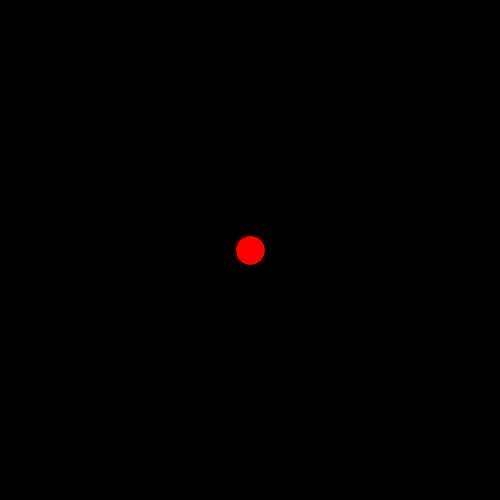
Frame 1 (no input)
Frame 60 (the mouse pressed at the canvas centre just before this capture): identical to frame 1, image omitted
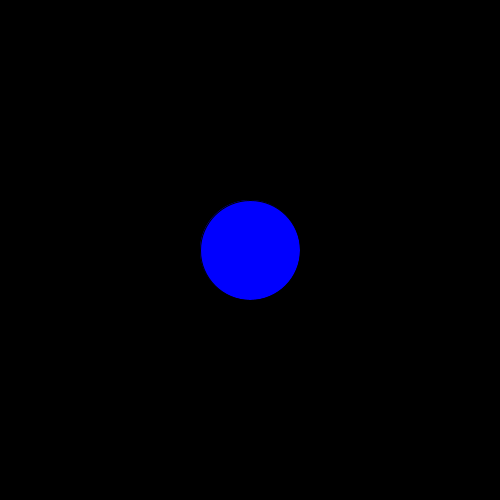
Frame 120 (the mouse held since frame 60 and released just before this capture)

The Processing sketch that drew these frames (run headless with seeded random() and noise(); from frame 60 on, the mouse is pressed at the canvas centre):

// Processing sketch: condicionales_1
// ── condicionales_1.pde
int tam = 50;
color miColor;

void setup() {
  size(500, 500);
  miColor = color(255, 0, 0);
}

void draw() {
  background(0);

  if (mouseX>width/2 || mousePressed) {
    miColor = color(0, 0, 255);
    tam = 100;
  } else {
    miColor = color(255, 0, 0);
    tam=30;
  }
  fill(miColor);
  circle(width/2, height/2, tam);
}
